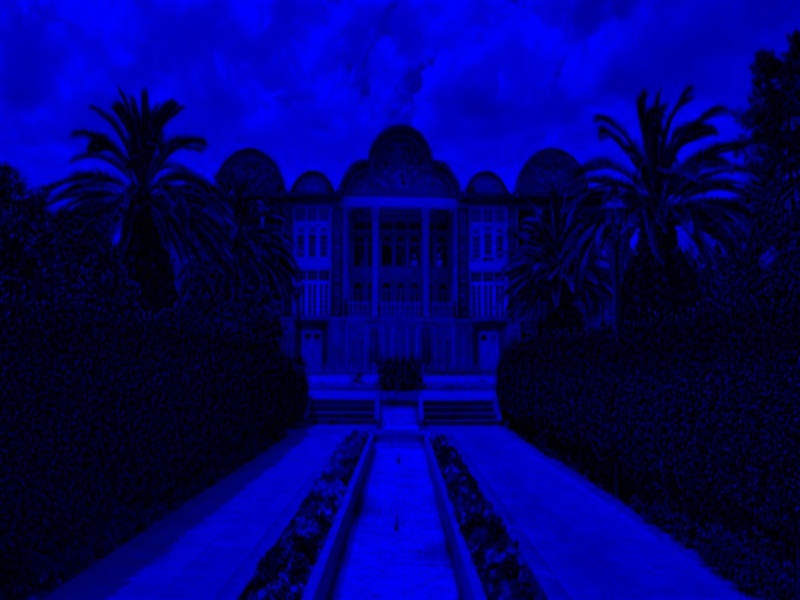
#> input picture Task1/channel 0.jpg, 800 x 600 px, given in place of damavand.jpg, which was not available
$ python 'blending img.py'
#> lines starting #> are read from the running program, lines starting #| are printed output that depends on the picture; pictures that were not available may be replaced by others from this repository, and a replacement may not be noted
import numpy as np
import cv2

I = cv2.imread('damavand.jpg',cv2.IMREAD_UNCHANGED)
#> I is the input picture: shape (600, 800, 3); mean B, G, R 107.5, 0.5, 0.7
#cv2.imshow('damavand',I)


J = cv2.imread('eram.jpg')
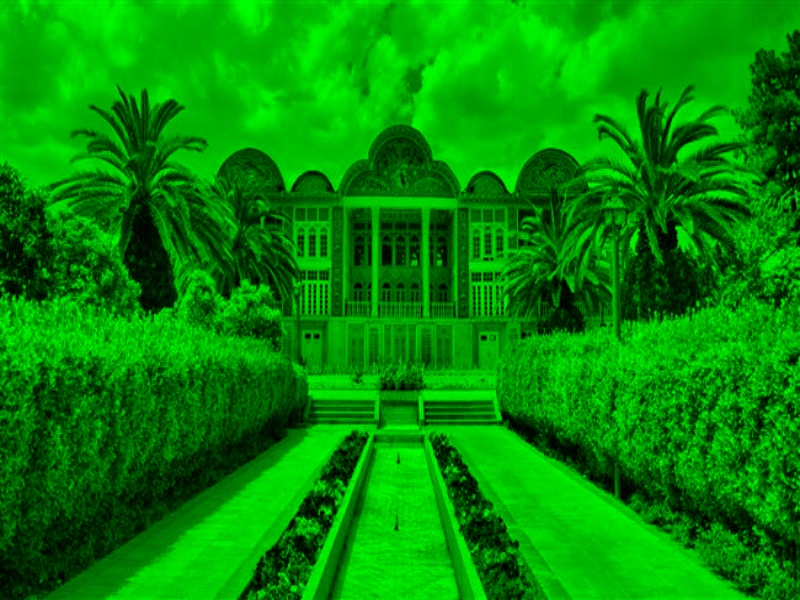
#> input picture Task1/channel 1.jpg, 800 x 600 px, given in place of eram.jpg, which was not available
#> J is the input picture: shape (600, 800, 3); mean B, G, R 2.2, 139.7, 2.1
#cv2.imshow('eram',J)

print(I.shape)
#| (600, 800, 3)
print(J.shape)
#| (600, 800, 3)

k1 = I.copy()
k1[::2,::2,:] = J[::2,::2,:]
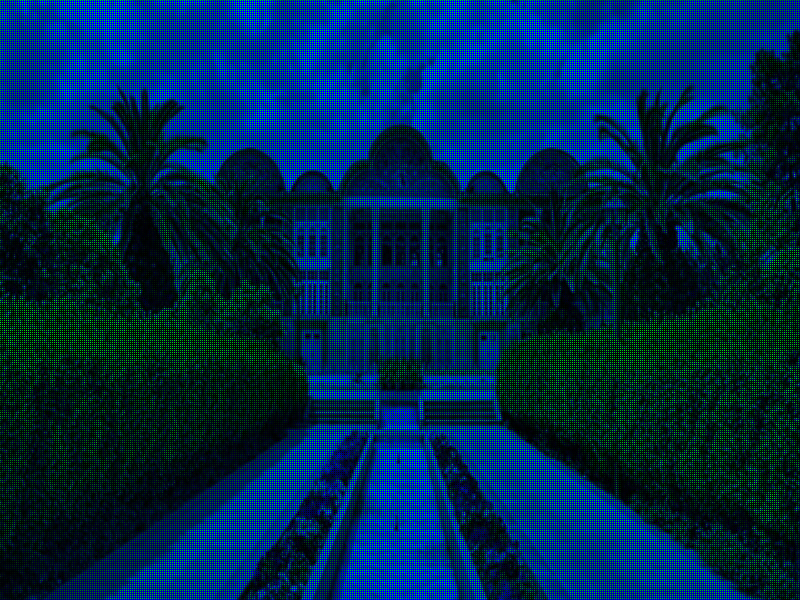
#> k1: shape (600, 800, 3); mean B, G, R 81.1, 35.3, 1

k2 = I//2+J//2
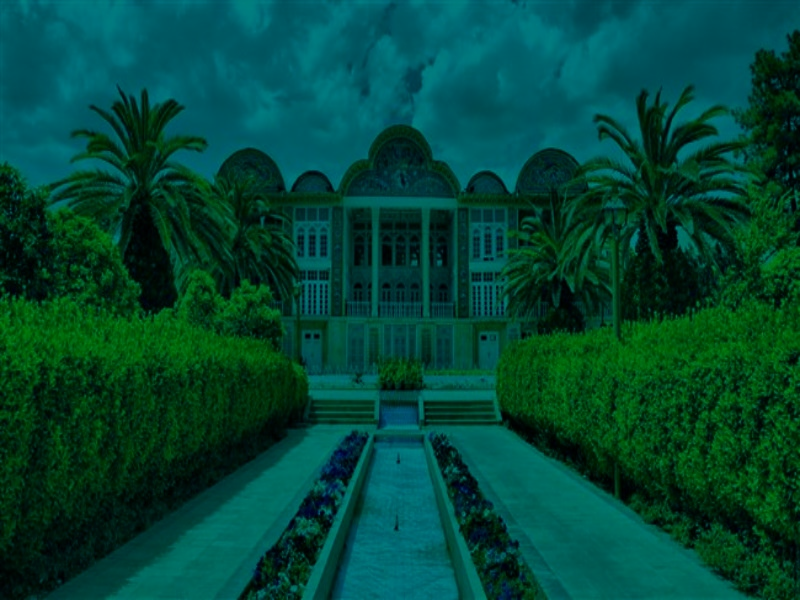
#> k2: shape (600, 800, 3); mean B, G, R 54.5, 69.7, 1.1

k3 =  (0.5*I + 0.5*J).astype(np.uint8)

k4 =  cv2.addWeighted(I, 0.2, J, 0.8, 0)  #other shape of method3
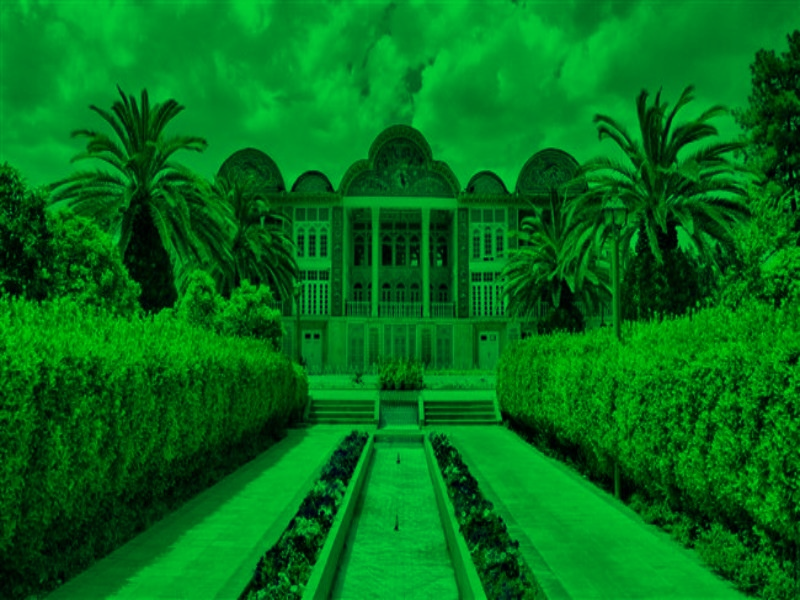
#> k4: shape (600, 800, 3); mean B, G, R 23.2, 111.8, 1.8

cv2.imshow('method1',k1)
cv2.imshow('method2',k2)
cv2.imshow('method3',k3)
cv2.imshow('method4',k4)

#cv2.imshow('damavand',I)
#cv2.imshow('eram',J)

cv2.imwrite('blending method1.jpg',k1)
cv2.imwrite('blending method2.jpg',k2)
cv2.imwrite('blending method3.jpg',k3)
cv2.imwrite('blending method4.jpg',k4)

cv2.waitKey()
cv2.destroyAllWindows()
